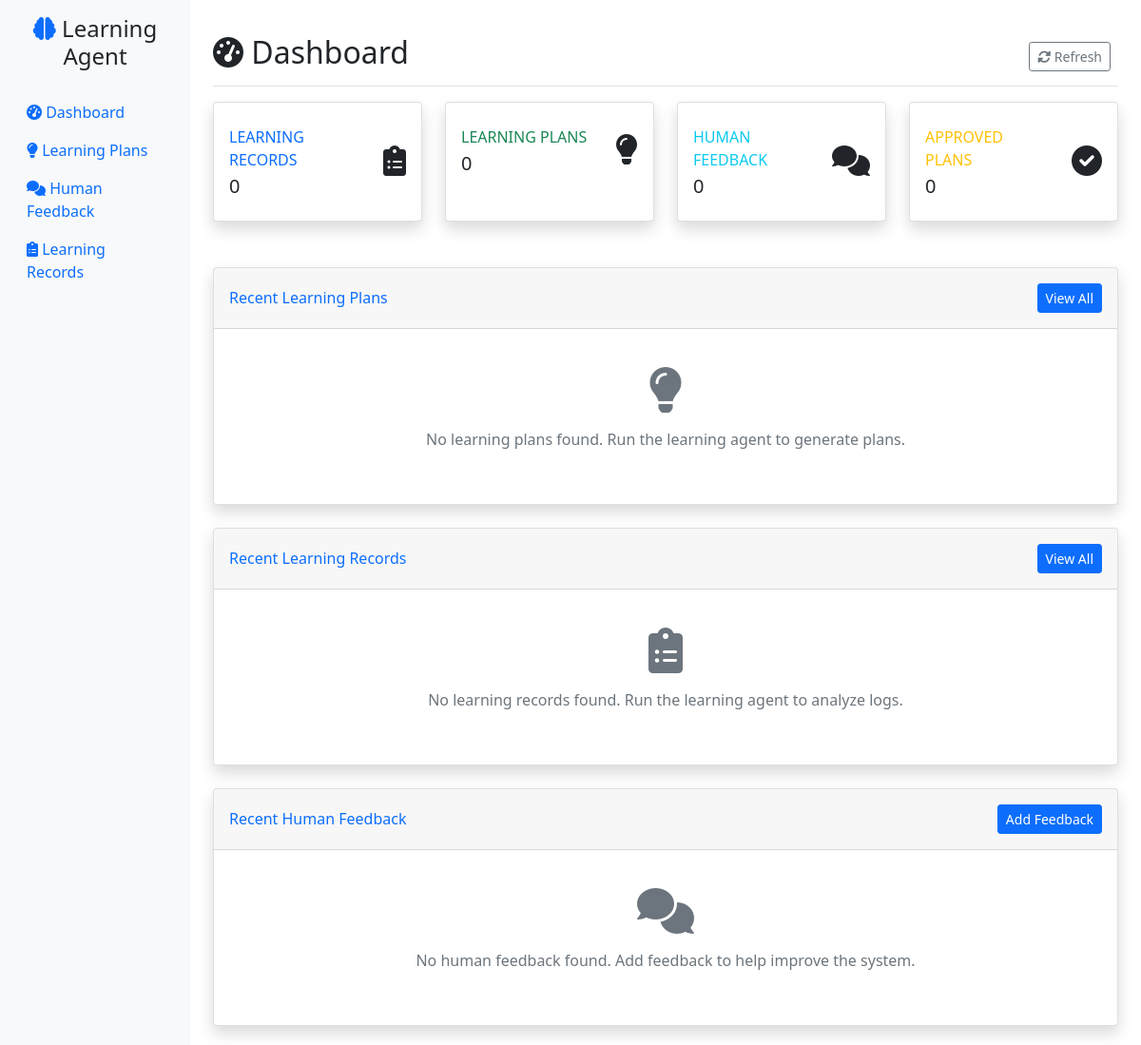
Before: / with the older database file.
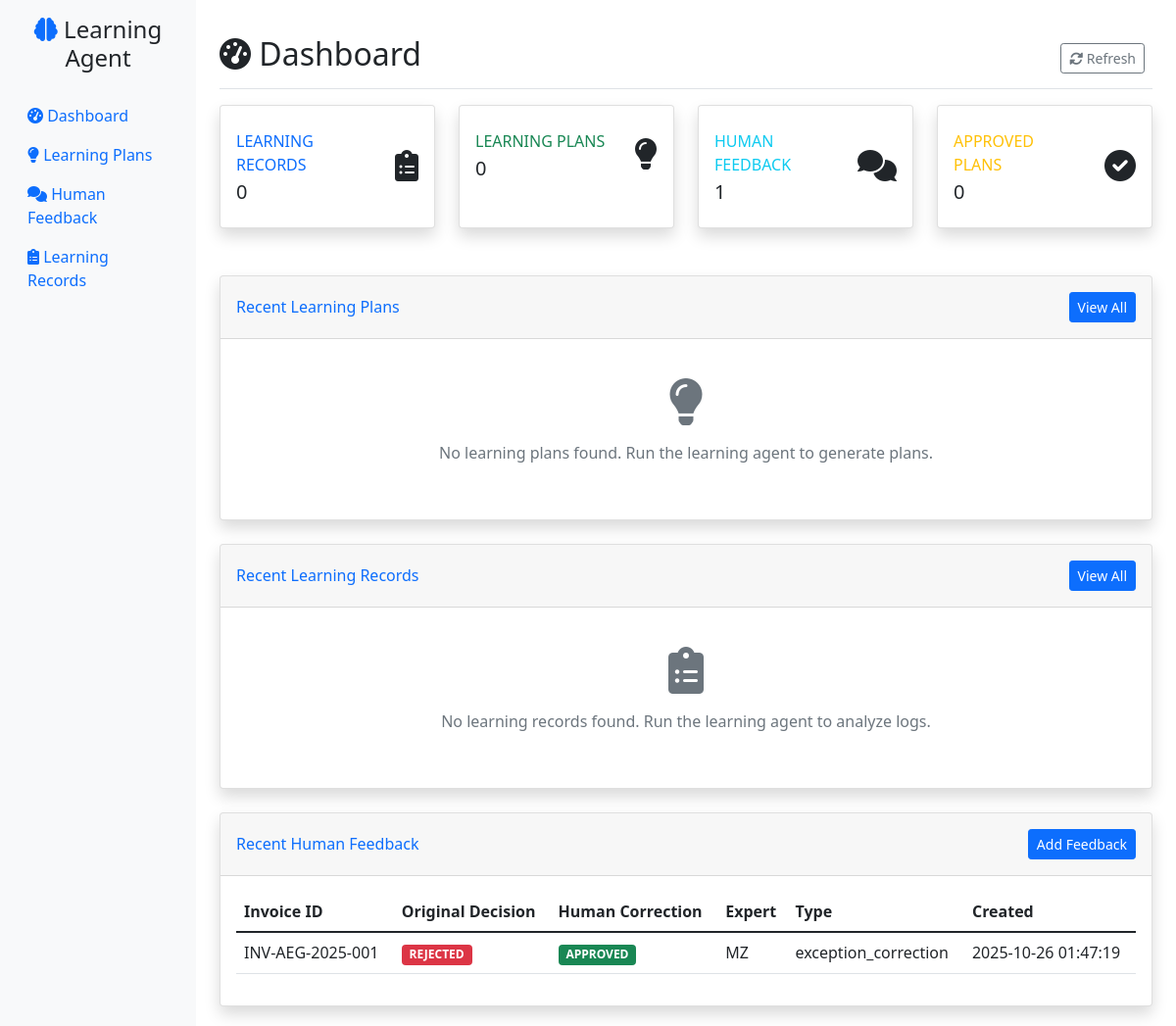
After: the same page with the newer database file.
### tables this page shows
CREATE TABLE human_feedback (
                id INTEGER PRIMARY KEY AUTOINCREMENT,
                created_at TIMESTAMP DEFAULT CURRENT_TIMESTAMP,
                invoice_id VARCHAR(100),
                original_agent_decision VARCHAR(50),
                human_correction VARCHAR(50),
                routing_queue VARCHAR(100),
                feedback_text TEXT,
                expert_name VARCHAR(100),
                feedback_type VARCHAR(50),
                supporting_evidence JSON,
                learning_record_id INTEGER,
                conversation_id VARCHAR(100),
                is_initial_feedback BOOLEAN DEFAULT TRUE,
                parent_feedback_id INTEGER,
                llm_questions TEXT,
                human_responses TEXT,
                feedback_summary TEXT,
                conversation_status VARCHAR(20) DEFAULT 'active',
                quality_score REAL DEFAULT 0.0, conversation_history TEXT, exception_validity VARCHAR(20), invoice_decision VARCHAR(20),
                FOREIGN KEY (learning_record_id) REFERENCES learning_records(id),
                FOREIGN KEY (parent_feedback_id) REFERENCES human_feedback(id)
            );

### web_gui/app.py (the view)
@app.route('/')
def dashboard():
    stats = db.get_database_stats()
    recent_plans = db.get_learning_plans()[:10]  # Last 10 plans
    recent_records = db.get_learning_records()[:10]  # Last 10 records
    recent_feedback = db.get_human_feedback()[:10]  # Last 10 feedback items
    return render_template('dashboard.html',
                         stats=stats,
                         recent_plans=recent_plans,
                         recent_records=recent_records,
                         recent_feedback=recent_feedback)

### web_gui/templates/dashboard.html (shortened to what this page needs)
{% extends "base.html" %}
{% block content %}
<div class="d-flex justify-content-between flex-wrap flex-md-nowrap align-items-center pt-3 pb-2 mb-3 border-bottom">
    <h1 class="h2"><i class="fas fa-tachometer-alt"></i> Dashboard</h1>
    <div class="btn-toolbar mb-2 mb-md-0">
        <div class="btn-group me-2">
            <button type="button" class="btn btn-sm btn-outline-secondary" onclick="location.reload()">
                <i class="fas fa-sync-alt"></i> Refresh
            </button>
        </div>
    </div>
</div>
<div class="row mb-4">
    <div class="col-xl-3 col-md-6 mb-4">
        <div class="card stat-card border-left-primary shadow h-100 py-2">
            <div class="card-body">
                <div class="row no-gutters align-items-center">
                    <div class="col mr-2">
                        <div class="text-xs font-weight-bold text-primary text-uppercase mb-1">
                            Learning Records
                        </div>
                        <div class="h5 mb-0 font-weight-bold text-gray-800">{{ stats.learning_records }}</div>
                    </div>
                    <div class="col-auto">
                        <i class="fas fa-clipboard-list fa-2x text-gray-300"></i>
                    </div>
                </div>
            </div>
        </div>
    </div>
    <div class="col-xl-3 col-md-6 mb-4">
        <div class="card stat-card border-left-success shadow h-100 py-2">
            <div class="card-body">
                <div class="row no-gutters align-items-center">
                    <div class="col mr-2">
                        <div class="text-xs font-weight-bold text-success text-uppercase mb-1">
                            Learning Plans
                        </div>
                        <div class="h5 mb-0 font-weight-bold text-gray-800">{{ stats.learning_plans }}</div>
                    </div>
                    <div class="col-auto">
                        <i class="fas fa-lightbulb fa-2x text-gray-300"></i>
                    </div>
                </div>
            </div>
        </div>
    </div>
    <div class="col-xl-3 col-md-6 mb-4">
        <div class="card stat-card border-left-info shadow h-100 py-2">
            <div class="card-body">
                <div class="row no-gutters align-items-center">
                    <div class="col mr-2">
                        <div class="text-xs font-weight-bold text-info text-uppercase mb-1">
                            Human Feedback
                        </div>
                        <div class="h5 mb-0 font-weight-bold text-gray-800">{{ stats.human_feedback }}</div>
                    </div>
                    <div class="col-auto">
                        <i class="fas fa-comments fa-2x text-gray-300"></i>
                    </div>
                </div>
            </div>
        </div>
    </div>
    <div class="col-xl-3 col-md-6 mb-4">
        <div class="card stat-card border-left-warning shadow h-100 py-2">
            <div class="card-body">
                <div class="row no-gutters align-items-center">
                    <div class="col mr-2">
                        <div class="text-xs font-weight-bold text-warning text-uppercase mb-1">
                            Approved Plans
                        </div>
                        <div class="h5 mb-0 font-weight-bold text-gray-800">{{ stats.approved_plans }}</div>
                    </div>
                    <div class="col-auto">
                        <i class="fas fa-check-circle fa-2x text-gray-300"></i>
                    </div>
                </div>
            </div>
        </div>
    </div>
</div>
<div class="row mb-4">
    <div class="col-12">
        <div class="card shadow">
            <div class="card-header py-3 d-flex flex-row align-items-center justify-content-between">
                <h6 class="m-0 font-weight-bold text-primary">Recent Learning Plans</h6>
                <a href="{{ url_for('learning_plans') }}" class="btn btn-sm btn-primary">View All</a>
            </div>
            <div class="card-body">
                {% if recent_plans %}
                    {% for plan in recent_plans %}
                    <div class="card learning-plan-card {{ plan.priority }}-priority mb-3">
                        <div class="card-body">
                            <div class="row">
                                <div class="col-md-8">
                                    <h6 class="card-title">{{ plan.title }}</h6>
                                    <p class="card-text text-muted">{{ plan.description[:200] }}{% if plan.description|length > 200 %}...{% endif %}</p>
                                    <small class="text-muted">
                                        <i class="fas fa-tag"></i> {{ plan.plan_type }} |
                                        <i class="fas fa-flag"></i> {{ plan.priority }} |
                                        <i class="fas fa-clock"></i> {{ plan.created_at|datetime_format }}
                                    </small>
                                </div>
                                <div class="col-md-4 text-end">
                                    <span class="badge bg-{{ 'success' if plan.status == 'approved' else 'warning' if plan.status == 'draft' else 'danger' if plan.status == 'rejected' else 'secondary' }}">
                                        {{ plan.status }}
                                    </span>
                                    <br>
                                    <a href="{{ url_for('learning_plan_detail', plan_id=plan.id) }}" class="btn btn-sm btn-outline-primary mt-2">
                                        <i class="fas fa-eye"></i> View Details
                                    </a>
                                </div>
                            </div>
                        </div>
                    </div>
                    {% endfor %}
                {% else %}
                    <div class="text-center text-muted py-4">
                        <i class="fas fa-lightbulb fa-3x mb-3"></i>
                        <p>No learning plans found. Run the learning agent to generate plans.</p>
                    </div>
                {% endif %}
            </div>
        </div>
    </div>
</div>
<div class="row mb-4">
    <div class="col-12">
        <div class="card shadow">
            <div class="card-header py-3 d-flex flex-row align-items-center justify-content-between">
                <h6 class="m-0 font-weight-bold text-primary">Recent Learning Records</h6>
                <a href="{{ url_for('learning_records') }}" class="btn btn-sm btn-primary">View All</a>
            </div>
            <div class="card-body">
                {% if recent_records %}
                    <div class="table-responsive">
                        <table class="table table-hover">
                            <thead>
                                <tr>
                                    <th>Source</th>
                                    <th>Learning Opportunity</th>
                                    <th>Confidence</th>
                                    <th>Status</th>
                                    <th>Created</th>
                                </tr>
                            </thead>
                            <tbody>
                                {% for record in recent_records %}
                                <tr>
                                    <td>
                                        <span class="badge bg-info">{{ record.source_type }}</span>
                                        <br>
                                        <small class="text-muted">{{ record.source_file }}</small>
                                    </td>
                                    <td>{{ record.learning_opportunity[:100] }}{% if record.learning_opportunity|length > 100 %}...{% endif %}</td>
                                    <td>
                                        <div class="progress" style="height: 20px;">
                                            <div class="progress-bar" role="progressbar" style="width: {{ record.confidence_score * 100 }}%">
                                                {{ (record.confidence_score * 100)|round(1) }}%
                                            </div>
                                        </div>
                                    </td>
                                    <td>
                                        <span class="badge bg-{{ 'success' if record.status == 'analyzed' else 'warning' if record.status == 'pending' else 'secondary' }}">
                                            {{ record.status }}
                                        </span>
                                    </td>
                                    <td>{{ record.created_at|datetime_format }}</td>
                                </tr>
                                {% endfor %}
                            </tbody>
                        </table>
                    </div>
                {% else %}
                    <div class="text-center text-muted py-4">
                        <i class="fas fa-clipboard-list fa-3x mb-3"></i>
                        <p>No learning records found. Run the learning agent to analyze logs.</p>
                    </div>
                {% endif %}
            </div>
        </div>
    </div>
</div>
<div class="row">
    <div class="col-12">
        <div class="card shadow">
            <div class="card-header py-3 d-flex flex-row align-items-center justify-content-between">
                <h6 class="m-0 font-weight-bold text-primary">Recent Human Feedback</h6>
                <a href="{{ url_for('feedback') }}" class="btn btn-sm btn-primary">Add Feedback</a>
            </div>
            <div class="card-body">
                {% if recent_feedback %}
                    <div class="table-responsive">
                        <table class="table table-hover">
                            <thead>
                                <tr>
                                    <th>Invoice ID</th>
                                    <th>Original Decision</th>
                                    <th>Human Correction</th>
                                    <th>Expert</th>
                                    <th>Type</th>
                                    <th>Created</th>
                                </tr>
                            </thead>
                            <tbody>
                                {% for feedback in recent_feedback %}
                                <tr>
                                    <td>{{ feedback.invoice_id }}</td>
                                    <td>
                                        <span class="badge bg-{{ 'danger' if feedback.original_agent_decision == 'REJECTED' else 'success' if feedback.original_agent_decision == 'APPROVED' else 'warning' }}">
                                            {{ feedback.original_agent_decision }}
                                        </span>
                                    </td>
                                    <td>
                                        <span class="badge bg-{{ 'success' if feedback.human_correction == 'APPROVED' else 'danger' if feedback.human_correction == 'REJECTED' else 'warning' }}">
                                            {{ feedback.human_correction }}
                                        </span>
                                    </td>
                                    <td>{{ feedback.expert_name or 'Unknown' }}</td>
                                    <td>{{ feedback.feedback_type or 'N/A' }}</td>
                                    <td>{{ feedback.created_at|datetime_format }}</td>
                                </tr>
                                {% endfor %}
                            </tbody>
                        </table>
                    </div>
                {% else %}
                    <div class="text-center text-muted py-4">
                        <i class="fas fa-comments fa-3x mb-3"></i>
                        <p>No human feedback found. Add feedback to help improve the system.</p>
                    </div>
                {% endif %}
            </div>
        </div>
    </div>
</div>
{% endblock %}

### web_gui/templates/base.html (shortened to what this page needs)
<!DOCTYPE html>
<html lang="en">
<head>
    <link href="https://cdn.jsdelivr.net/npm/bootstrap@5.1.3/dist/css/bootstrap.min.css" rel="stylesheet">
    <link href="https://cdnjs.cloudflare.com/ajax/libs/font-awesome/6.0.0/css/all.min.css" rel="stylesheet">
</head>
<body>
    <div class="container-fluid">
        <div class="row">
            <nav class="col-md-3 col-lg-2 d-md-block sidebar collapse">
                <div class="position-sticky pt-3">
                    <div class="text-center mb-4">
                        <h4><i class="fas fa-brain text-primary"></i> Learning Agent</h4>
                    </div>
                    <ul class="nav flex-column">
                        <li class="nav-item">
                            <a class="nav-link {% if request.endpoint == 'dashboard' %}active{% endif %}" href="{{ url_for('dashboard') }}">
                                <i class="fas fa-tachometer-alt"></i> Dashboard
                            </a>
                        </li>
                        <li class="nav-item">
                            <a class="nav-link {% if request.endpoint == 'learning_plans' %}active{% endif %}" href="{{ url_for('learning_plans') }}">
                                <i class="fas fa-lightbulb"></i> Learning Plans
                            </a>
                        </li>
                        <li class="nav-item">
                            <a class="nav-link {% if request.endpoint == 'feedback' %}active{% endif %}" href="{{ url_for('feedback') }}">
                                <i class="fas fa-comments"></i> Human Feedback
                            </a>
                        </li>
                        <li class="nav-item">
                            <a class="nav-link {% if request.endpoint == 'learning_records' %}active{% endif %}" href="{{ url_for('learning_records') }}">
                                <i class="fas fa-clipboard-list"></i> Learning Records
                            </a>
                        </li>
                    </ul>
                </div>
            </nav>
            <main class="col-md-9 ms-sm-auto col-lg-10 px-md-4 main-content">
                {% block content %}{% endblock %}
            </main>
        </div>
    </div>
</body>
</html>

Changed rows visible on the page:
added human_feedback: invoice_id "INV-AEG-2025-001", original_agent_decision "REJECTED", human_correction "APPROVED", expert_name "MZ", feedback_type "exception_correction", created_at "2025-10-26 01:47:19"
Other visible differences:
{{ stats.human_feedback }}: "0" → "1"
text no longer shown: "No human feedback found. Add feedback to help improve the system."
text now shown: "Invoice ID Original Decision Human Correction Expert Type Created"
